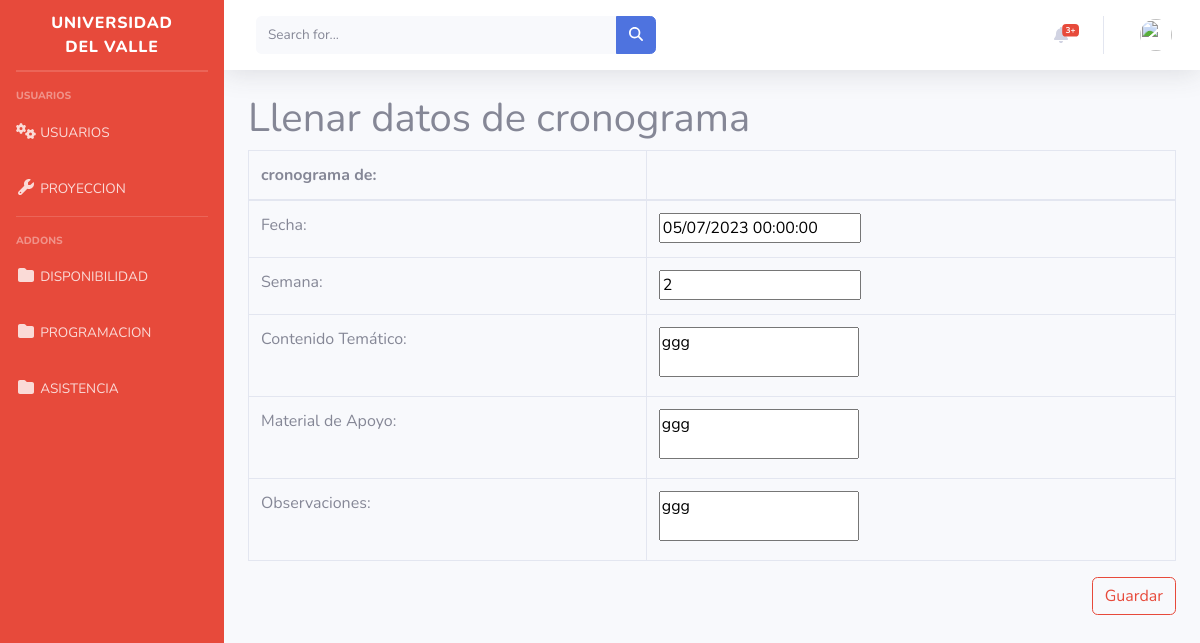
/inicio/cronograma/editar/2/, run on the app's committed database.
### inicio/models.py (models this page shows, shortened)
class Cronograma(models.Model):
    id = models.AutoField(primary_key=True)  # Campo de ID autoincremental
    id_usuarios = models.ForeignKey(User, on_delete=models.CASCADE)
    semana = models.IntegerField()
    fecha = models.DateField()
    contenido_tematico = models.TextField()
    material_apoyo = models.TextField()
    observaciones = models.TextField()
    chequeo = models.BooleanField(default=False)
    mostrar_en_tabla = models.BooleanField(default=True)

### inicio/views.py (the view)
# urls.py: path('cronograma/editar/<int:cronograma_id>/', views.editar_cronograma, name='editar_cronograma'),
def editar_cronograma(request, cronograma_id):
    cronograma = get_object_or_404(Cronograma, pk=cronograma_id)
    if request.method == 'POST':
        form = EditCronogramaForm(request.POST)
        if form.is_valid():
            cronograma.semana = form.cleaned_data['semana']
            cronograma.fecha = form.cleaned_data['fecha']
            cronograma.contenido_tematico = form.cleaned_data['contenido_tematico']
            cronograma.material_apoyo = form.cleaned_data['material_apoyo']
            cronograma.observaciones = form.cleaned_data['observaciones']
            cronograma.chequeo = form.cleaned_data['chequeo']
            cronograma.save()
            return redirect('/inicio/cronograma')
    else:
        form = EditCronogramaForm(initial={
            'semana': cronograma.semana,
            'fecha': cronograma.fecha,
            'contenido_tematico': cronograma.contenido_tematico,
            'material_apoyo': cronograma.material_apoyo,
            'observaciones': cronograma.observaciones,
            'chequeo': cronograma.chequeo
        })
    context = {
        'form': form
    }
    return render(request, 'editarCronograma.html', context)

### inicio/forms.py
class EditCronogramaForm(forms.Form):
    semana = forms.IntegerField()
    fecha = forms.DateTimeField()
    contenido_tematico = forms.CharField(widget=forms.Textarea)
    material_apoyo = forms.CharField(widget=forms.Textarea)
    observaciones = forms.CharField(widget=forms.Textarea)
    chequeo = forms.BooleanField(required=False)
    def __init__(self, *args, **kwargs):
        initial = kwargs.get('initial', {})
        instance = kwargs.get('instance')
        if instance:
            initial['chequeo'] = instance.chequeo
        kwargs['initial'] = initial
        super().__init__(*args, **kwargs)

### inicio/templates/editarCronograma.html (shortened to what this page needs)
{% extends "base.html" %}
{% block content %}
  <h1>Llenar datos de cronograma</h1>
  <form method="post">
    <table class="table table-bordered" id="dataTable" width="100%" cellspacing="0">
        <thead>
            <tr>
              <th>cronograma de:</th>
              <th>{{ user.first_name }} {{ user.last_name }}</th>
            </tr>
          </thead>
      <tbody>
        <tr>
          <td><label for="{{ form.fecha.id_for_label }}">Fecha:</label></td>
          <td>{{ form.fecha }}</td>
        </tr>
        <tr>
          <td><label for="{{ form.semana.id_for_label }}">Semana:</label></td>
          <td>{{ form.semana }}</td>
        </tr>
        <tr>
          <td><label for="{{ form.contenido_tematico.id_for_label }}">Contenido Temático:</label></td>
          <td colspan="3">{{ form.contenido_tematico }}</td>
        </tr>
        <tr>
          <td><label for="{{ form.material_apoyo.id_for_label }}">Material de Apoyo:</label></td>
          <td colspan="3">{{ form.material_apoyo }}</td>
        </tr>
        <tr>
          <td><label for="{{ form.observaciones.id_for_label }}">Observaciones:</label></td>
          <td colspan="3">{{ form.observaciones }}</td>
        </tr>
      </tbody>
    </table>
    <button type="submit" class="btn btn-outline-danger float-right">Guardar</button>
  </form>
{% endblock %}

### inicio/templates/editarCronograma.html (style rules this page uses)
textarea { resize: none; height: 50px; width: 200px; }

### data on the page
Cronograma: fecha "05/07/2023 00:00:00", semana "2", contenido_tematico "ggg", material_apoyo "ggg", observaciones "ggg"
